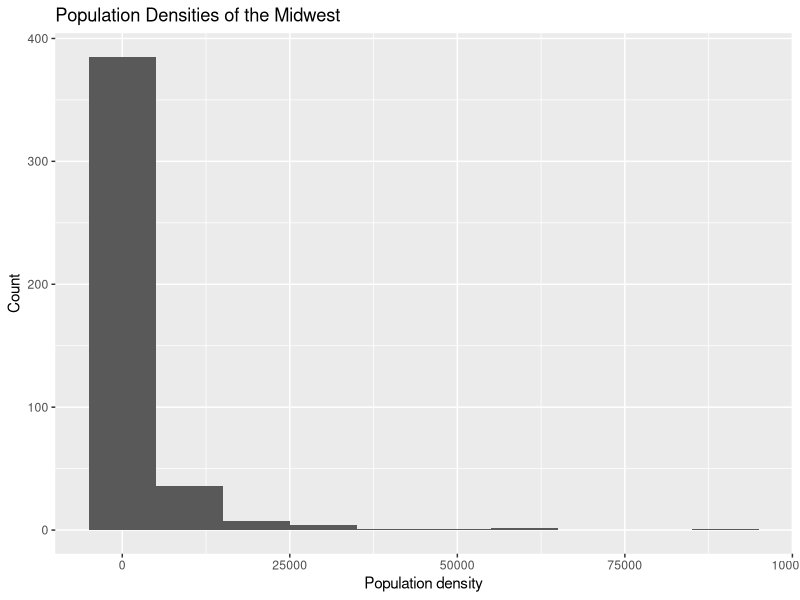
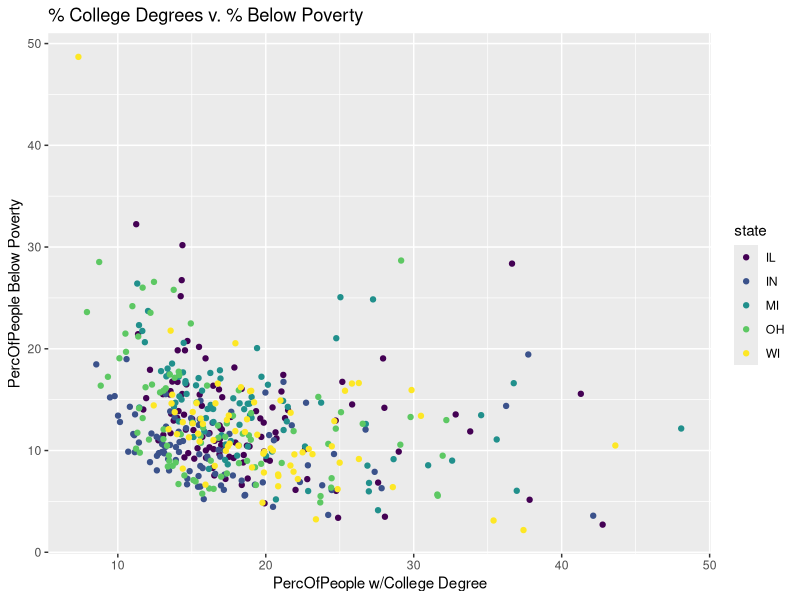
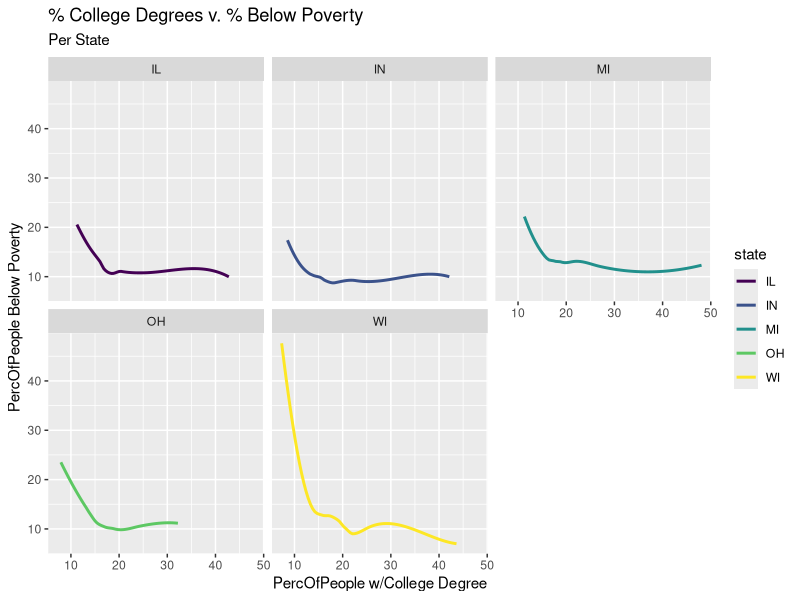
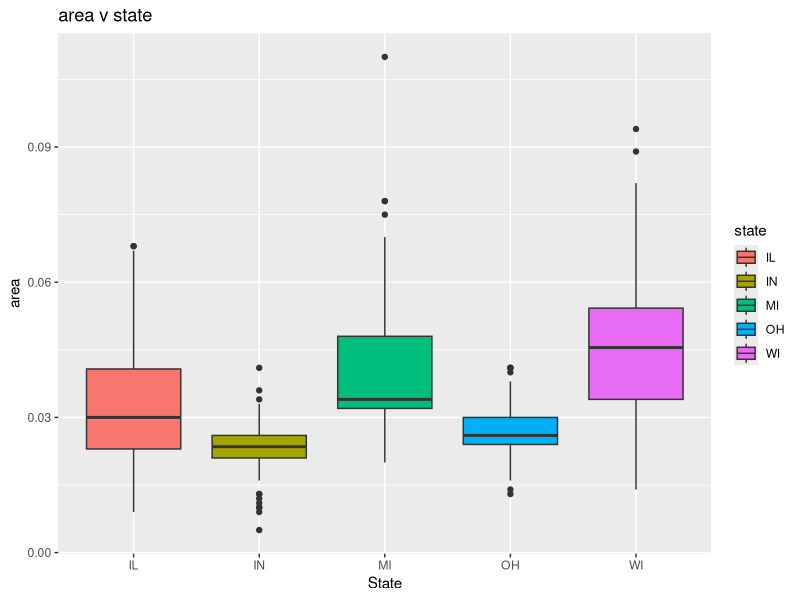
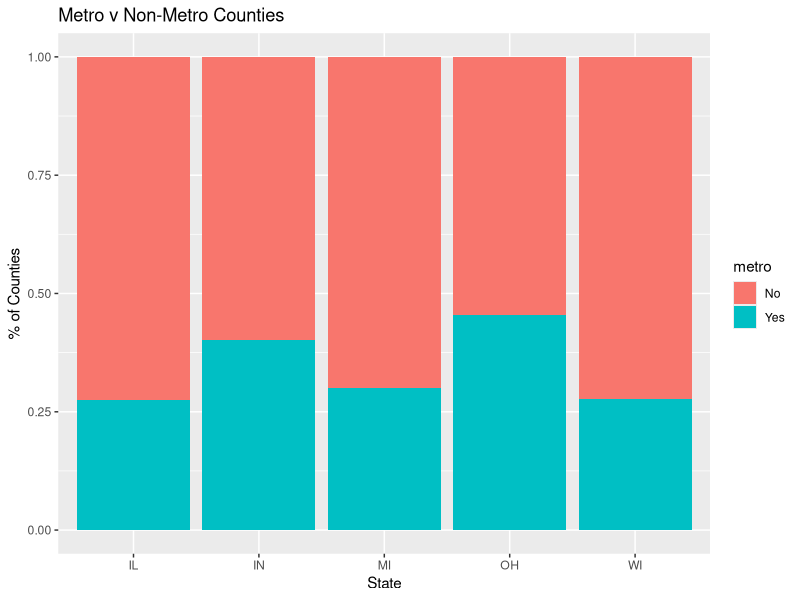
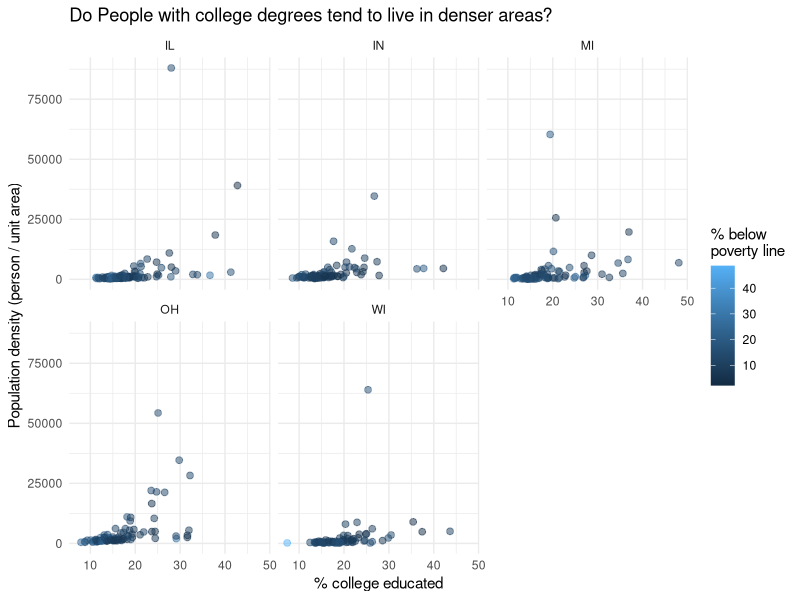

Recreate these plots in R, in order.
## ---- chunk 1
#| label: load-packages
#| message: false

library(tidyverse)
library(viridis)
## ---- chunk 2
view(midwest)
## ---- chunk 3
#| label: Ex-1
ggplot(data = midwest, 
       mapping = aes(x = popdensity)) +
  geom_histogram(alpha = 1, binwidth = 10000) + 
  labs(
    x = "Population density",
    y = "Count", 
    title = "Population Densities of the Midwest"
  )
## ---- chunk 4
ggplot(data = midwest, 
       mapping = aes(x = percollege, y = percbelowpoverty, color = state)) +
  scale_color_viridis_d() +
  geom_point() + 
  labs(
    x = "PercOfPeople w/College Degree",
    y = "PercOfPeople Below Poverty", 
    title = "% College Degrees v. % Below Poverty "
  ) 
## ---- chunk 5
ggplot(data = midwest, 
       mapping = aes(x = percollege, y = percbelowpoverty, color = state)) +
  scale_color_viridis_d() + 
  geom_smooth(se = FALSE) +
  labs(
    x = "PercOfPeople w/College Degree",
    y = "PercOfPeople Below Poverty", 
    title = "% College Degrees v. % Below Poverty",
    subtitle = "Per State"
  ) + 
  facet_wrap(~ state)
## ---- chunk 6
ggplot(midwest, aes(x = state, y=area, fill=state)) +
  geom_boxplot() +
  scale_color_viridis_d() +
  labs(
    x = "State",
    y = "area", 
    title = "area v state",
  ) 
## ---- chunk 7
midwest <- midwest |>
  mutate(metro = if_else(inmetro == 1, "Yes", "No"))
## ---- chunk 8
ggplot(midwest, aes(x = state, fill = metro)) +
  geom_bar(position = "fill") +
  scale_color_viridis_d() +
  labs(
    x = "State",
    y = "% of Counties", 
    title = "Metro v Non-Metro Counties",
  ) 
## ---- chunk 9
ggplot(midwest, 
       mapping = aes(x = percollege, y = popdensity, color = percbelowpoverty)) +
  geom_point(size = 2, alpha = 0.5) +
  labs(
    x = "% college educated",
    y = "Population density (person / unit area)", 
    title = "Do People with college degrees tend to live in denser areas?",
    color = "% below \npoverty line"
  ) + 
  facet_wrap(~ state) + 
  theme_minimal()
